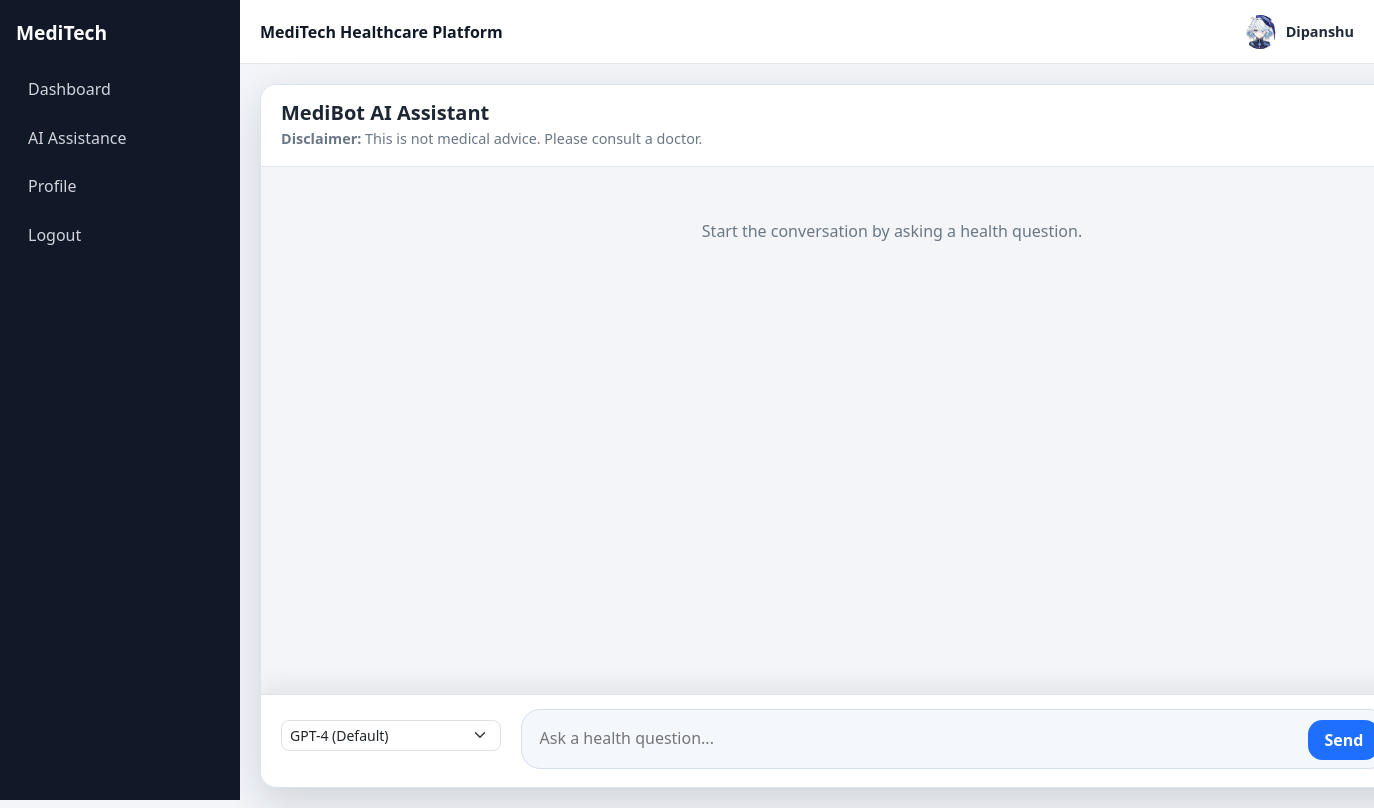
The page /patient/chatbot (signed in) on the database its author committed.
### models.py (models this page shows)
class User(UserMixin, db.Model):
    __tablename__ = "users"
    id = db.Column(db.Integer, primary_key=True)
    full_name = db.Column(db.String(120), nullable=False)
    email = db.Column(db.String(120), unique=True, nullable=False)
    password_hash = db.Column(db.String(255), nullable=False)
    profile_image = db.Column(db.String(255), nullable=True)
    role = db.Column(db.String(20), nullable=False)  # patient | doctor | admin
    doctor_status = db.Column(
        db.String(20),
        nullable=False,
        default="approved",
    )  # approved | pending | rejected
    created_at = db.Column(db.DateTime, nullable=False, default=datetime.utcnow)
    patient_appointments = db.relationship(
        "Appointment",
        foreign_keys="Appointment.patient_id",
        backref="patient",
        lazy=True,
    )
    doctor_appointments = db.relationship(
        "Appointment",
        foreign_keys="Appointment.doctor_id",
        backref="doctor",
        lazy=True,
    )

### routes/patient.py (the view, shortened to what this page needs)
@patient_bp.route("/chatbot", methods=["GET", "POST"])
@login_required
def chatbot():
    if current_user.role != "patient":
        flash("Access denied: Patient account required.", "danger")
        return redirect(url_for("home"))
    conversation = session.get("chat_history", [])
    selected_model = normalize_model_choice(session.get("chat_model", DEFAULT_MODEL))
    return render_template(
        "patient/chatbot.html",
        conversation=conversation,
        disclaimer=DISCLAIMER,
        selected_model=selected_model,
    )

### chatbot/rules.py (called while the page is built)
def normalize_model_choice(model_choice: str | None) -> str:
    normalized = (model_choice or "").strip().lower()
    if normalized in MODEL_ALIASES:
        return MODEL_ALIASES[normalized]
    if "gemini" in normalized:
        return "gemini"
    if "deepseek" in normalized:
        return "deepseek"
    if normalized in SUPPORTED_MODELS:
        return normalized
    return DEFAULT_MODEL

### templates/patient/chatbot.html (shortened to what this page needs)
{% extends "base.html" %}
{% block content %}
<div id="chat-shell" class="chat-shell">
    <header class="chat-header">
        <div>
            <h2 class="chat-title">MediBot AI Assistant</h2>
            <p class="chat-disclaimer"><strong>Disclaimer:</strong> {{ disclaimer }}</p>
        </div>
    </header>
    <div id="chat-history" class="chat-messages">
        {% if conversation %}
            {% for item in conversation %}
                <div class="chat-row {% if item.role == 'user' %}chat-row-user{% else %}chat-row-bot{% endif %}">
                    <div class="chat-bubble {% if item.role == 'user' %}chat-bubble-user{% else %}chat-bubble-bot{% endif %}">
                        <div class="small fw-semibold mb-1 d-flex align-items-center gap-2">
                            <span>{% if item.role == 'user' %}You{% else %}MediBot{% endif %}</span>
                            {% if item.role != 'user' and item.model %}
                                <span class="chat-model-badge">{{ 'GPT-4' if item.model == 'deepseek' else 'GEMINI 2.5' if item.model == 'gemini' else item.model|upper }}</span>
                            {% endif %}
                        </div>
                        <div class="chat-message-body" data-role="{{ item.role }}">{{ item.content }}</div>
                    </div>
                </div>
            {% endfor %}
        {% else %}
            <div id="chat-empty-state" class="chat-empty-state">
                Start the conversation by asking a health question.
            </div>
        {% endif %}
    </div>
    <form id="chat-form" method="post" enctype="multipart/form-data" class="chat-input-bar">
        <div class="chat-tools">
            <select id="model-select" name="model" class="form-select form-select-sm chat-model-select" aria-label="Select chatbot model">
                <option value="deepseek" {% if selected_model == 'deepseek' %}selected{% endif %}>GPT-4 (Default)</option>
            </select>
        </div>
        <div class="chat-input-wrap">
            <textarea id="message" name="message" class="chat-input" rows="1" placeholder="Ask a health question..."></textarea>
            <button id="send-button" type="submit" name="action" value="send" class="chat-send-btn">Send</button>
        </div>
    </form>
</div>
{% endblock %}

### templates/base.html (shortened to what this page needs)
<!doctype html>
<html lang="en">
<head>
    <link href="https://cdn.jsdelivr.net/npm/bootstrap@5.3.3/dist/css/bootstrap.min.css" rel="stylesheet">
    <link rel="stylesheet" href="{{ url_for('static', filename='css/style.css') }}">
</head>
<body>
{% if current_user.is_authenticated %}
    {% if current_user.role == 'doctor' %}
        {% set dashboard_url = url_for('doctor.dashboard') %}
    {% elif current_user.role == 'patient' %}
        {% set dashboard_url = url_for('patient.dashboard') %}
    {% elif current_user.role == 'admin' %}
        {% set dashboard_url = url_for('admin.dashboard') %}
    {% else %}
        {% set dashboard_url = url_for('dashboard') %}
    {% endif %}
    <div class="app-shell">
        <aside id="appSidebar" class="app-sidebar">
            <div class="sidebar-brand">MediTech</div>
            <nav class="sidebar-nav">
                <a class="sidebar-link" href="{{ dashboard_url }}">Dashboard</a>
                {% if current_user.role == 'patient' %}
                    <a class="sidebar-link" href="{{ url_for('patient.chatbot') }}">AI Assistance</a>
                {% endif %}
                <a class="sidebar-link" href="{{ url_for('profile.profile') }}">Profile</a>
                <a class="sidebar-link" href="{{ url_for('auth.logout') }}">Logout</a>
            </nav>
        </aside>
        <div class="app-content-wrap">
            <header class="app-topbar">
                <div class="d-flex align-items-center gap-2">
                    <div class="app-name">MediTech Healthcare Platform</div>
                </div>
                <a class="profile-chip" href="{{ url_for('profile.profile') }}">
                    {% if current_user.profile_image %}
                        <img src="{{ url_for('static', filename=current_user.profile_image) }}" alt="Profile" class="profile-chip-image">
                    {% else %}
                        <span class="profile-chip-fallback">{{ current_user.full_name[:1]|upper }}</span>
                    {% endif %}
                    <span class="profile-chip-name">{{ current_user.full_name }}</span>
                </a>
            </header>
            <main class="app-main">
{% endif %}
    {% block content %}{% endblock %}
</main>
{% if current_user.is_authenticated %}
        </div>
    </div>
{% endif %}
</body>
</html>

### static/css/style.css (style rules this page uses)
body { background-color: #f8f9fa; }
.app-shell { display: flex; min-height: 100vh; background: #f3f5f9; }
.app-sidebar { width: 240px; background: #111827; color: #fff; padding: 1.2rem 1rem; position: sticky; top: 0; height: 100vh; }
.sidebar-brand { font-weight: 700; font-size: 1.2rem; margin-bottom: 1.25rem; }
.sidebar-nav { display: flex; flex-direction: column; gap: 0.45rem; }
.sidebar-link { text-decoration: none; color: #d1d5db; border-radius: 0.6rem; padding: 0.55rem 0.75rem; transition: background-color 0.2s ease; }
.app-content-wrap { flex: 1; display: flex; flex-direction: column; min-width: 0; }
.app-topbar { height: 64px; background: #fff; border-bottom: 1px solid #e5e7eb; display: flex; align-items: center; justify-content: space-between; padding: 0 1.25rem; }
.app-name { font-weight: 700; color: #111827; }
.app-main { flex: 1; padding: 1.25rem; }
.profile-chip { display: inline-flex; align-items: center; gap: 0.55rem; text-decoration: none; color: #1f2937; }
.profile-chip-image, .profile-chip-fallback { width: 34px; height: 34px; border-radius: 50%; display: inline-flex; align-items: center; justify-content: center; object-fit: cover; }
.profile-chip-name { font-size: 0.9rem; font-weight: 600; }
.form-control, .form-select { border-radius: 0.5rem; }
.chat-shell { width: min(92vw, 1400px); height: 88vh; margin: 0 auto; display: flex; flex-direction: column; background: #f3f5f8; border-radius: 1rem; border: 1px solid #dbe3ee; box-shadow: 0 14px 40px rgba(17, 30, 52, 0.16); overflow: hidden; }
.chat-header { display: flex; justify-content: space-between; align-items: center; gap: 1rem; padding: 1rem 1.25rem; background: #ffffff; border-bottom: 1px solid #e3e8ef; }
.chat-title { margin: 0; font-size: 1.25rem; font-weight: 700; color: #1d2733; }
.chat-disclaimer { margin: 0.2rem 0 0; font-size: 0.9rem; color: #6a7785; }
.chat-messages { flex: 1; overflow-y: auto; scroll-behavior: smooth; padding: 1.25rem; }
.chat-empty-state { color: #6a7785; text-align: center; padding: 2rem 1rem; }
.chat-input-bar { position: sticky; bottom: 0; display: flex; align-items: center; justify-content: space-between; gap: 0.75rem; padding: 0.9rem 1.25rem 1.1rem; border-top: 1px solid #dde3ec; background: #ffffff; box-shadow: 0 -8px 24px rgba(0, 0, 0, 0.08); }
.chat-input-wrap { flex: 1; display: flex; align-items: flex-end; gap: 0.65rem; background: #f4f7fb; border: 1px solid #d6deea; border-radius: 1.2rem; padding: 0.5rem; }
.chat-input { flex: 1; min-height: 42px; max-height: 180px; resize: none; border: none; outline: none; background: transparent; padding: 0.45rem 0.6rem; color: #24313f; }
.chat-send-btn { border: none; border-radius: 0.9rem; background: #1f6fff; color: #fff; font-weight: 600; padding: 0.5rem 1rem; transition: background-color 0.2s ease, transform 0.2s ease; }
.chat-tools { display: flex; align-items: center; gap: 0.5rem; flex-wrap: wrap; margin-bottom: 0.55rem; }
.chat-model-select { width: 220px; }

### rows shown on the page
User: profile_image (picture), full_name "Dipanshu"

### other values the page prints
{{ disclaimer }} "This is not medical advice. Please consult a doctor."
